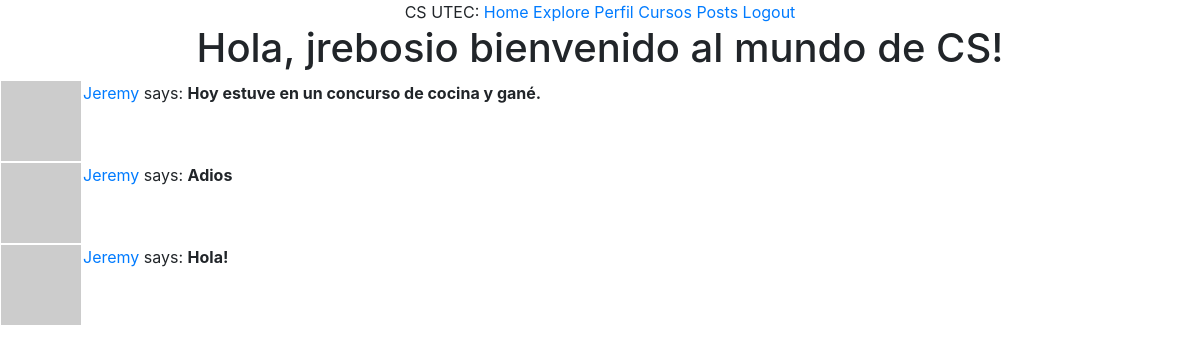
Screenshot of /explore (signed in) with the database file from the repository.
### app/models.py (models this page shows, shortened)
class User(UserMixin, db.Model):
    id = db.Column(db.Integer, primary_key=True)
    username = db.Column(db.String(70), index = True, unique = True)
    email = db.Column(db.String(90), index = True, unique = True)
    password_hash = db.Column(db.String(110))
    posts = db.relationship('Post', backref='author', lazy='dynamic')
    gender = db.Column(db.String(5))
    about_me = db.Column(db.String(140))
    last_seen = db.Column(db.DateTime, default=datetime.utcnow)
    followed = db.relationship(
        'User', secondary=followers,
        primaryjoin=(followers.c.follower_id == id),
        secondaryjoin=(followers.c.followed_id == id),
        backref=db.backref('followers', lazy='dynamic'), lazy='dynamic')
    def avatar(self, size):
        digest = md5(self.email.lower().encode('utf-8')).hexdigest()
        return 'https://www.gravatar.com/avatar/{}?d=identicon&s={}'.format(digest, size)

class Post(db.Model):
    id = db.Column(db.Integer, primary_key=True)
    body = db.Column(db.String(140))
    timestamp = db.Column(db.DateTime, index=True, default=datetime.utcnow)
    user_id = db.Column(db.Integer, db.ForeignKey('user.id'))

### app/routes.py (the view)
@app.route('/explore')
@login_required
def explore():
    posts = Post.query.order_by(Post.timestamp.desc()).all()
    return render_template('explore.html', title='Explore', posts=posts)

### app/models.py (called while the page is built)
@login.user_loader
def load_user(id):
    return User.query.get(int(id))

### app/routes.py (called while the page is built)
@app.before_request
def before_request():
    if current_user.is_authenticated:
        current_user.last_seen = datetime.utcnow()
        db.session.commit()

### app/templates/explore.html
{% extends "base.html" %}
{% block content %}
    {% if current_user.is_authenticated %}
		    <h1>Hola, {{ current_user.username }} bienvenido al mundo de CS!</h1>
    {% endif %}
    {% for post in posts %}
        {% include "_post.html" %}
    {% endfor %}
{% endblock %}

### app/templates/_post.html
  <table style = "text-align: center">
        <tr valign="top">
            {% if post.author != none %}
            <td><img src="{{ post.author.avatar(36) }}"></td>
            <td>
                <a href="{{ url_for('user', username=post.author.username) }}">
                    {{ post.author.username }}
                </a>
                says: <b>{{ post.body }}</b>
            </td>
            {% endif %}
        </tr>
    </table>

### rows the page displays
User: username "jrebosio"
Post: author.username "Jeremy", body "Hoy estuve en un concurso de cocina y gané."
Post: author.username "Jeremy", body "Adios"
Post: author.username "Jeremy", body "Hola!"
